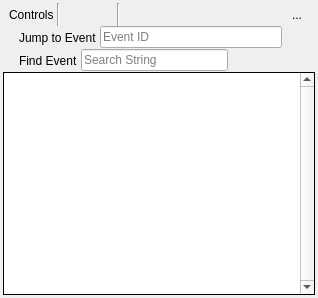
<?xml version="1.0" encoding="UTF-8"?>
<ui version="4.0">
 <class>EventBrowser</class>
 <widget class="QFrame" name="EventBrowser">
  <property name="geometry">
   <rect>
    <x>0</x>
    <y>0</y>
    <width>281</width>
    <height>298</height>
   </rect>
  </property>
  <property name="windowTitle">
   <string>Event Browser</string>
  </property>
  <layout class="QVBoxLayout" name="verticalLayout">
   <property name="spacing">
    <number>0</number>
   </property>
   <property name="leftMargin">
    <number>3</number>
   </property>
   <property name="topMargin">
    <number>3</number>
   </property>
   <property name="rightMargin">
    <number>3</number>
   </property>
   <property name="bottomMargin">
    <number>3</number>
   </property>
   <item>
    <layout class="QHBoxLayout" name="horizontalLayout">
     <property name="spacing">
      <number>3</number>
     </property>
     <property name="sizeConstraint">
      <enum>QLayout::SetDefaultConstraint</enum>
     </property>
     <property name="leftMargin">
      <number>6</number>
     </property>
     <property name="rightMargin">
      <number>6</number>
     </property>
     <item>
      <widget class="QLabel" name="label">
       <property name="sizePolicy">
        <sizepolicy hsizetype="Minimum" vsizetype="Preferred">
         <horstretch>0</horstretch>
         <verstretch>0</verstretch>
        </sizepolicy>
       </property>
       <property name="text">
        <string>Controls</string>
       </property>
      </widget>
     </item>
     <item>
      <widget class="Line" name="line_2">
       <property name="orientation">
        <enum>Qt::Vertical</enum>
       </property>
      </widget>
     </item>
     <item>
      <widget class="QToolButton" name="stepPrev">
       <property name="toolTip">
        <string>Go to Previous Drawcall</string>
       </property>
       <property name="icon">
        <iconset resource="../Resources/resources.qrc">
         <normaloff>:/arrow_left.png</normaloff>:/arrow_left.png</iconset>
       </property>
       <property name="autoRaise">
        <bool>true</bool>
       </property>
      </widget>
     </item>
     <item>
      <widget class="QToolButton" name="stepNext">
       <property name="toolTip">
        <string>Go to Next Drawcall</string>
       </property>
       <property name="icon">
        <iconset resource="../Resources/resources.qrc">
         <normaloff>:/arrow_right.png</normaloff>:/arrow_right.png</iconset>
       </property>
       <property name="autoRaise">
        <bool>true</bool>
       </property>
      </widget>
     </item>
     <item>
      <widget class="Line" name="line">
       <property name="orientation">
        <enum>Qt::Vertical</enum>
       </property>
      </widget>
     </item>
     <item>
      <widget class="QToolButton" name="find">
       <property name="toolTip">
        <string>Find event by string</string>
       </property>
       <property name="icon">
        <iconset resource="../Resources/resources.qrc">
         <normaloff>:/find.png</normaloff>:/find.png</iconset>
       </property>
       <property name="autoRaise">
        <bool>true</bool>
       </property>
      </widget>
     </item>
     <item>
      <widget class="QToolButton" name="gotoEID">
       <property name="toolTip">
        <string>Jump to an Event by EID</string>
       </property>
       <property name="text">
        <string/>
       </property>
       <property name="icon">
        <iconset resource="../Resources/resources.qrc">
         <normaloff>:/flag_green.png</normaloff>:/flag_green.png</iconset>
       </property>
       <property name="autoRaise">
        <bool>true</bool>
       </property>
      </widget>
     </item>
     <item>
      <widget class="QToolButton" name="timeDraws">
       <property name="toolTip">
        <string>Time durations for the drawcalls</string>
       </property>
       <property name="text">
        <string/>
       </property>
       <property name="icon">
        <iconset resource="../Resources/resources.qrc">
         <normaloff>:/time.png</normaloff>:/time.png</iconset>
       </property>
       <property name="autoRaise">
        <bool>true</bool>
       </property>
      </widget>
     </item>
     <item>
      <widget class="QToolButton" name="colSelect">
       <property name="toolTip">
        <string>Select visible columns</string>
       </property>
       <property name="icon">
        <iconset resource="../Resources/resources.qrc">
         <normaloff>:/timeline_marker.png</normaloff>:/timeline_marker.png</iconset>
       </property>
       <property name="autoRaise">
        <bool>true</bool>
       </property>
      </widget>
     </item>
     <item>
      <widget class="QToolButton" name="bookmark">
       <property name="toolTip">
        <string>Toggle Bookmark</string>
       </property>
       <property name="text">
        <string/>
       </property>
       <property name="icon">
        <iconset resource="../Resources/resources.qrc">
         <normaloff>:/asterisk_orange.png</normaloff>:/asterisk_orange.png</iconset>
       </property>
       <property name="autoRaise">
        <bool>true</bool>
       </property>
      </widget>
     </item>
     <item>
      <widget class="QToolButton" name="exportDraws">
       <property name="toolTip">
        <string>Export the list of drawcalls to disk</string>
       </property>
       <property name="icon">
        <iconset resource="../Resources/resources.qrc">
         <normaloff>:/save.png</normaloff>:/save.png</iconset>
       </property>
       <property name="autoRaise">
        <bool>true</bool>
       </property>
      </widget>
     </item>
     <item>
      <widget class="QToolButton" name="rgpHack">
       <property name="text">
        <string>...</string>
       </property>
       <property name="icon">
        <iconset resource="../Resources/resources.qrc">
         <normaloff>:/connect.png</normaloff>:/connect.png</iconset>
       </property>
       <property name="autoRaise">
        <bool>true</bool>
       </property>
      </widget>
     </item>
     <item>
      <spacer name="horizontalSpacer">
       <property name="orientation">
        <enum>Qt::Horizontal</enum>
       </property>
       <property name="sizeHint" stdset="0">
        <size>
         <width>40</width>
         <height>20</height>
        </size>
       </property>
      </spacer>
     </item>
    </layout>
   </item>
   <item>
    <widget class="QWidget" name="jumpStrip" native="true">
     <layout class="QHBoxLayout" name="horizontalLayout_3">
      <property name="spacing">
       <number>3</number>
      </property>
      <property name="leftMargin">
       <number>6</number>
      </property>
      <property name="topMargin">
       <number>0</number>
      </property>
      <property name="rightMargin">
       <number>6</number>
      </property>
      <property name="bottomMargin">
       <number>0</number>
      </property>
      <item>
       <widget class="QLabel" name="label_3">
        <property name="text">
         <string/>
        </property>
        <property name="pixmap">
         <pixmap resource="../Resources/resources.qrc">:/flag_green.png</pixmap>
        </property>
       </widget>
      </item>
      <item>
       <widget class="QLabel" name="label_2">
        <property name="text">
         <string>Jump to Event</string>
        </property>
        <property name="textFormat">
         <enum>Qt::PlainText</enum>
        </property>
        <property name="alignment">
         <set>Qt::AlignLeading|Qt::AlignLeft|Qt::AlignVCenter</set>
        </property>
        <property name="margin">
         <number>0</number>
        </property>
       </widget>
      </item>
      <item>
       <widget class="RDLineEdit" name="jumpToEID">
        <property name="minimumSize">
         <size>
          <width>0</width>
          <height>20</height>
         </size>
        </property>
        <property name="placeholderText">
         <string>Event ID</string>
        </property>
        <property name="clearButtonEnabled">
         <bool>true</bool>
        </property>
       </widget>
      </item>
      <item>
       <widget class="QToolButton" name="closeJump">
        <property name="text">
         <string/>
        </property>
        <property name="icon">
         <iconset resource="../Resources/resources.qrc">
          <normaloff>:/cross.png</normaloff>:/cross.png</iconset>
        </property>
        <property name="autoRaise">
         <bool>true</bool>
        </property>
       </widget>
      </item>
     </layout>
    </widget>
   </item>
   <item>
    <widget class="QWidget" name="findStrip" native="true">
     <layout class="QHBoxLayout" name="horizontalLayout_5">
      <property name="spacing">
       <number>3</number>
      </property>
      <property name="leftMargin">
       <number>6</number>
      </property>
      <property name="topMargin">
       <number>0</number>
      </property>
      <property name="rightMargin">
       <number>6</number>
      </property>
      <property name="bottomMargin">
       <number>0</number>
      </property>
      <item>
       <widget class="QLabel" name="label_4">
        <property name="text">
         <string/>
        </property>
        <property name="pixmap">
         <pixmap resource="../Resources/resources.qrc">:/find.png</pixmap>
        </property>
       </widget>
      </item>
      <item>
       <widget class="QLabel" name="label_5">
        <property name="text">
         <string>Find Event</string>
        </property>
        <property name="textFormat">
         <enum>Qt::PlainText</enum>
        </property>
        <property name="alignment">
         <set>Qt::AlignLeading|Qt::AlignLeft|Qt::AlignVCenter</set>
        </property>
        <property name="margin">
         <number>0</number>
        </property>
       </widget>
      </item>
      <item>
       <widget class="RDLineEdit" name="findEvent">
        <property name="minimumSize">
         <size>
          <width>0</width>
          <height>20</height>
         </size>
        </property>
        <property name="placeholderText">
         <string>Search String</string>
        </property>
        <property name="clearButtonEnabled">
         <bool>true</bool>
        </property>
       </widget>
      </item>
      <item>
       <widget class="QToolButton" name="closeFind">
        <property name="text">
         <string/>
        </property>
        <property name="icon">
         <iconset resource="../Resources/resources.qrc">
          <normaloff>:/cross.png</normaloff>:/cross.png</iconset>
        </property>
        <property name="autoRaise">
         <bool>true</bool>
        </property>
       </widget>
      </item>
      <item>
       <widget class="QToolButton" name="findPrev">
        <property name="text">
         <string/>
        </property>
        <property name="icon">
         <iconset resource="../Resources/resources.qrc">
          <normaloff>:/arrow_left.png</normaloff>:/arrow_left.png</iconset>
        </property>
        <property name="autoRaise">
         <bool>true</bool>
        </property>
       </widget>
      </item>
      <item>
       <widget class="QToolButton" name="findNext">
        <property name="text">
         <string/>
        </property>
        <property name="icon">
         <iconset resource="../Resources/resources.qrc">
          <normaloff>:/arrow_right.png</normaloff>:/arrow_right.png</iconset>
        </property>
        <property name="autoRaise">
         <bool>true</bool>
        </property>
       </widget>
      </item>
     </layout>
    </widget>
   </item>
   <item>
    <widget class="QWidget" name="bookmarkStrip" native="true">
     <widget class="QWidget" name="bookmarkStripHeader" native="true">
      <property name="geometry">
       <rect>
        <x>0</x>
        <y>0</y>
        <width>82</width>
        <height>16</height>
       </rect>
      </property>
      <layout class="QHBoxLayout" name="horizontalLayout_6">
       <property name="leftMargin">
        <number>0</number>
       </property>
       <property name="topMargin">
        <number>0</number>
       </property>
       <property name="rightMargin">
        <number>0</number>
       </property>
       <property name="bottomMargin">
        <number>0</number>
       </property>
       <item>
        <widget class="QLabel" name="bookmarkStripIcon">
         <property name="text">
          <string/>
         </property>
         <property name="pixmap">
          <pixmap resource="../Resources/resources.qrc">:/asterisk_orange.png</pixmap>
         </property>
        </widget>
       </item>
       <item>
        <widget class="QLabel" name="bookmarkStripLabel">
         <property name="sizePolicy">
          <sizepolicy hsizetype="Preferred" vsizetype="MinimumExpanding">
           <horstretch>0</horstretch>
           <verstretch>0</verstretch>
          </sizepolicy>
         </property>
         <property name="text">
          <string>Bookmarks</string>
         </property>
         <property name="textFormat">
          <enum>Qt::PlainText</enum>
         </property>
         <property name="alignment">
          <set>Qt::AlignLeading|Qt::AlignLeft|Qt::AlignVCenter</set>
         </property>
         <property name="margin">
          <number>0</number>
         </property>
        </widget>
       </item>
       <item>
        <widget class="Line" name="bookmarkStripLine">
         <property name="orientation">
          <enum>Qt::Vertical</enum>
         </property>
        </widget>
       </item>
      </layout>
     </widget>
    </widget>
   </item>
   <item>
    <widget class="RDTreeWidget" name="events">
     <property name="frameShape">
      <enum>QFrame::Box</enum>
     </property>
     <property name="frameShadow">
      <enum>QFrame::Plain</enum>
     </property>
     <property name="midLineWidth">
      <number>1</number>
     </property>
     <property name="verticalScrollBarPolicy">
      <enum>Qt::ScrollBarAlwaysOn</enum>
     </property>
     <property name="editTriggers">
      <set>QAbstractItemView::NoEditTriggers</set>
     </property>
     <property name="indentation">
      <number>12</number>
     </property>
     <property name="rootIsDecorated">
      <bool>true</bool>
     </property>
     <property name="uniformRowHeights">
      <bool>true</bool>
     </property>
     <property name="allColumnsShowFocus">
      <bool>true</bool>
     </property>
     <property name="headerHidden">
      <bool>false</bool>
     </property>
     <attribute name="headerCascadingSectionResizes">
      <bool>false</bool>
     </attribute>
     <attribute name="headerStretchLastSection">
      <bool>false</bool>
     </attribute>
    </widget>
   </item>
  </layout>
 </widget>
 <customwidgets>
  <customwidget>
   <class>RDTreeWidget</class>
   <extends>QTreeView</extends>
   <header>Widgets/Extended/RDTreeWidget.h</header>
  </customwidget>
  <customwidget>
   <class>RDLineEdit</class>
   <extends>QLineEdit</extends>
   <header>Widgets/Extended/RDLineEdit.h</header>
  </customwidget>
 </customwidgets>
 <resources>
  <include location="../Resources/resources.qrc"/>
 </resources>
 <connections/>
</ui>
